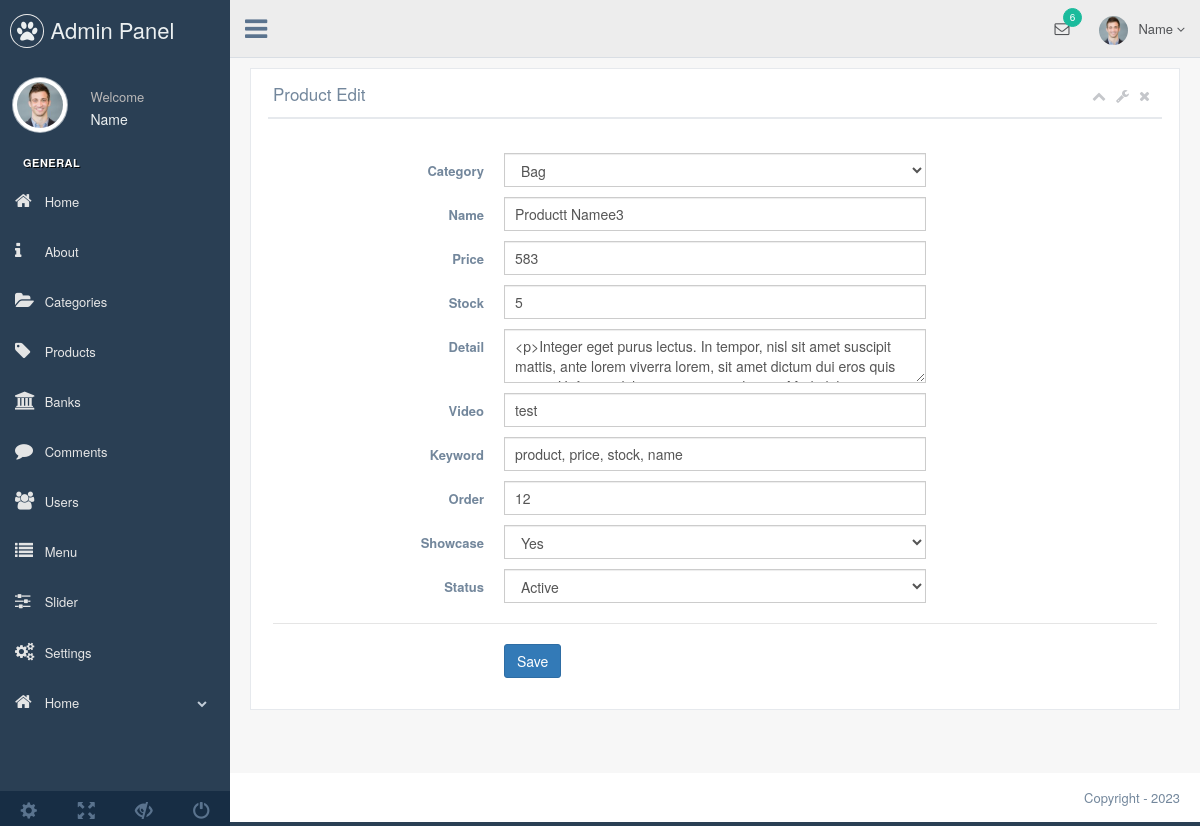
Page /admin/production/product-edit.php?product_id=13 (signed in) on the earlier database version.
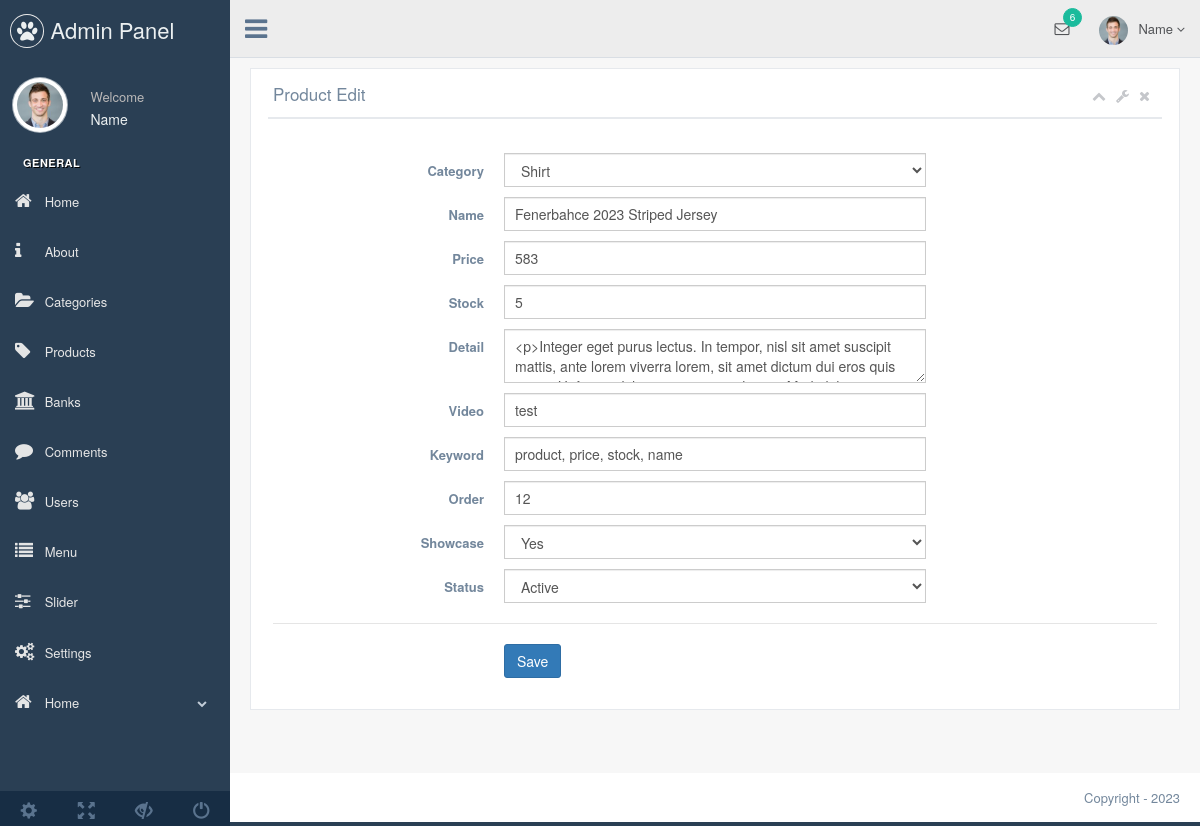
Same page on the later database version.
### tables this page shows
CREATE TABLE `product` (
  `product_id` int(11) NOT NULL,
  `category_id` int(11) NOT NULL,
  `product_time` timestamp NOT NULL DEFAULT CURRENT_TIMESTAMP,
  `product_name` varchar(250) NOT NULL,
  `product_seourl` varchar(250) NOT NULL,
  `product_detail` text NOT NULL,
  `product_price` float(9,2) NOT NULL,
  `product_video` varchar(50) NOT NULL,
  `product_keyword` varchar(250) NOT NULL,
  `product_stock` int(11) NOT NULL,
  `product_status` enum('0','1') NOT NULL,
  `product_order` int(2) NOT NULL,
  `product_homeshowcase` enum('0','1') NOT NULL DEFAULT '0'
);

CREATE TABLE `categories` (
  `category_id` int(11) NOT NULL,
  `category_name` varchar(100) NOT NULL,
  `category_top` int(2) NOT NULL,
  `category_seourl` varchar(250) NOT NULL,
  `category_order` int(2) NOT NULL,
  `category_status` enum('0','1') NOT NULL DEFAULT '1'
);

### admin/production/product-edit.php (the view, shortened to what the changed rows need)
<?php
require_once 'header.php';
$sql=$db->prepare("SELECT * FROM product WHERE product_id=:id");
$sql->execute(['id' => $_GET['product_id']]);
$producteditbring=$sql->fetch(PDO::FETCH_ASSOC);
?>
<div class="right_col" role="main">
    <div class="">
        <div class="row">
            <div class="col-md-12 col-sm-12 col-xs-12">
                <div class="x_panel">
                    <div class="x_title">
                        <h2>Product Edit</h2>
                    </div>
                    <div class="x_content">
                        <br />
                        <form action="../system/work.php" method="POST" id="demo-form2" data-parsley-validate class="form-horizontal form-label-left">
                            <div class="form-group">
                                <div class="col-md-6 col-sm-6 col-xs-6">
                                    <?php
                                        $product_id=$producteditbring['category_id'];
                                        $categorycontrol=$db->prepare("SELECT * FROM categories WHERE category_top=:category_top order by category_order");
                                        $categorycontrol->execute(
                                            [
                                                'category_top' => 0
                                            ]
                                        );
                                    ?>
                                    <select class="select2_multiple form-control" required="" name="category_id" >
                                        <?php
                                            while($categorybring=$categorycontrol->fetch(PDO::FETCH_ASSOC)) {
                                            $category_id=$categorybring['category_id'];
                                        ?>
                                        <option <?php if ($category_id==$product_id) { echo "selected='select'"; } ?> value="<?php echo $categorybring['category_id']; ?>"><?php echo $categorybring['category_name']; ?></option>
                                        <?php } ?>
                                    </select>
                                </div>
                            </div>
                            <div class="form-group">
                                <div class="col-md-6 col-sm-6 col-xs-12">
                                    <input type="text" name="product_name" value="<?php echo $producteditbring['product_name']; ?>" class="form-control col-md-7 col-xs-12">
                                </div>
                            </div>
                            <div class="form-group">
                                <div class="col-md-6 col-sm-6 col-xs-12">
                                    <input type="text" name="product_price" value="<?php echo $producteditbring['product_price']; ?>" class="form-control col-md-7 col-xs-12">
                                </div>
                            </div>
                            <div class="form-group">
                                <div class="col-md-6 col-sm-6 col-xs-12">
                                    <input type="text" name="product_stock" value="<?php echo $producteditbring['product_stock']; ?>" class="form-control col-md-7 col-xs-12">
                                </div>
                            </div>
                            <div class="form-group">
                                <div class="col-md-6 col-sm-6 col-xs-12">
                                    <textarea required id="editor" name="product_detail" class="form-control col-md-7 col-xs-12"><?php echo $producteditbring['product_detail']; ?></textarea>
                                </div>
                            </div>
                            <div class="form-group">
                                <div class="col-md-6 col-sm-6 col-xs-12">
                                    <input type="text" name="product_video" value="<?php echo $producteditbring['product_video']; ?>" class="form-control col-md-7 col-xs-12">
                                </div>
                            </div>
                            <div class="form-group">
                                <div class="col-md-6 col-sm-6 col-xs-12">
                                    <input type="text" name="product_keyword" value="<?php echo $producteditbring['product_keyword']; ?>" class="form-control col-md-7 col-xs-12">
                                </div>
                            </div>
                            <div class="form-group">
                                <div class="col-md-6 col-sm-6 col-xs-12">
                                    <input type="text" name="product_order" value="<?php echo $producteditbring['product_order']; ?>" class="form-control col-md-7 col-xs-12">
                                </div>
                            </div>
                            <div class="form-group">
                                <div class="col-md-6 col-sm-6 col-xs-12">
                                    <select id="heard" class="form-control" name="product_homeshowcase" required>
                                        <option value="1" <?php echo $producteditbring['product_homeshowcase'] == '1' ? 'selected=""' : ''; ?>>Yes</option>
                                    </select>
                                </div>
                            </div>
                            <div class="form-group">
                                <div class="col-md-6 col-sm-6 col-xs-12">
                                    <select id="heard" class="form-control" name="product_status" required>
                                        <option value="1" <?php echo $producteditbring['product_status'] == '1' ? 'selected=""' : ''; ?>>Active</option>
                                    </select>
                                </div>
                            </div>
                        </form>
                    </div>
                </div>
            </div>
        </div>
    </div>
</div>
<?php require_once 'footer.php'; ?>

Differences in the rows shown:
changed product "test": category_id "Bag" → "Shirt"; product_name "Productt Namee3" → "Fenerbahce 2023 Striped Jersey"
